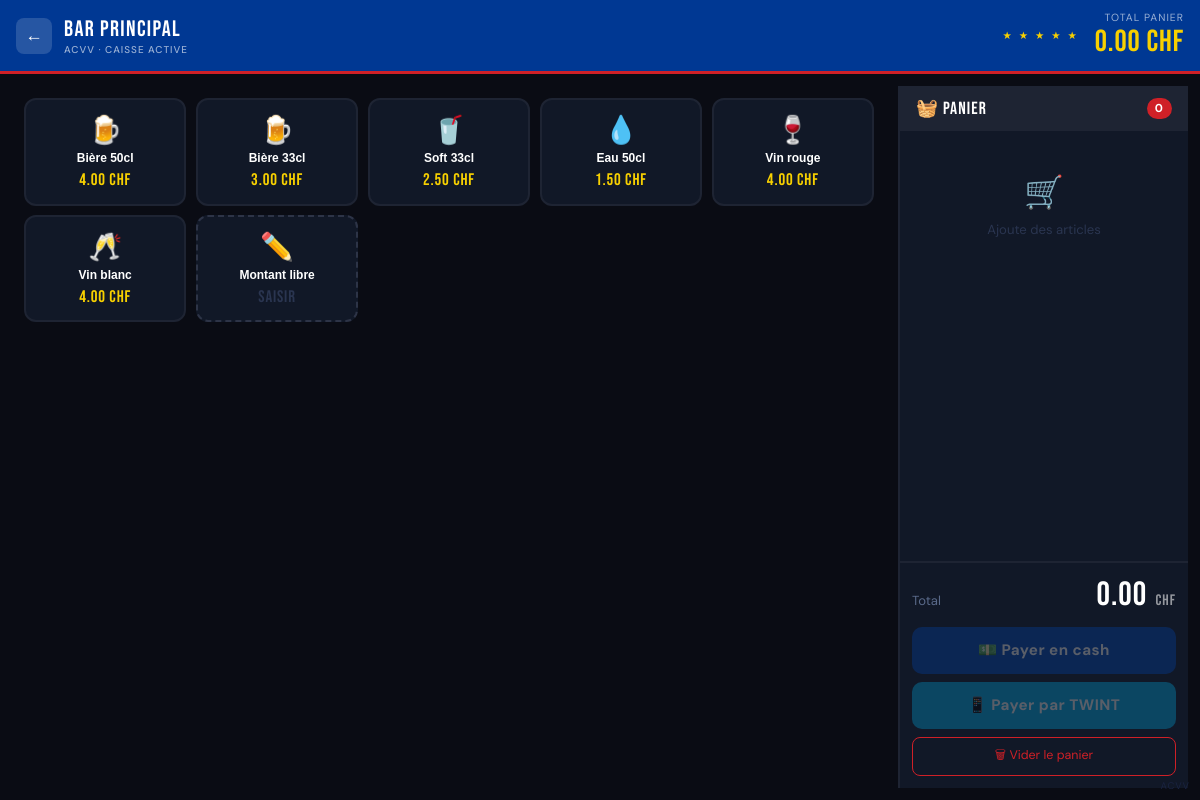
The page /caisse/1 on the database its author committed.
### tables this page shows
CREATE TABLE stands (
            id INTEGER PRIMARY KEY AUTOINCREMENT,
            nom TEXT NOT NULL,
            description TEXT,
            actif INTEGER DEFAULT 1
        );

CREATE TABLE articles (
            id INTEGER PRIMARY KEY AUTOINCREMENT,
            stand_id INTEGER NOT NULL,
            nom TEXT NOT NULL,
            prix REAL NOT NULL,
            emoji TEXT DEFAULT '🍺',
            actif INTEGER DEFAULT 1,
            FOREIGN KEY (stand_id) REFERENCES stands(id)
        );

### app.py (the view)
@app.route("/caisse/<int:stand_id>")
def caisse(stand_id):
    db = get_db()
    cur = db.cursor()
    exec_query(cur,
        "SELECT * FROM stands WHERE id = %s",
        "SELECT * FROM stands WHERE id = ?",
        (stand_id,)
    )
    stand = cur.fetchone()
    exec_query(cur,
        "SELECT * FROM articles WHERE stand_id = %s AND actif = 1",
        "SELECT * FROM articles WHERE stand_id = ? AND actif = 1",
        (stand_id,)
    )
    articles = cur.fetchall()
    db.close()
    if not stand:
        return "Stand introuvable", 404
    return render_template("caisse.html", stand=stand, articles=articles)

### app.py (called while the page is built)
def exec_query(cur, pg, sqlite, params=()):
    if IS_POSTGRES:
        cur.execute(pg, params)
    else:
        cur.execute(sqlite, params)

### database.py (called while the page is built)
    def get_db():
        conn = sqlite3.connect(DB_PATH)
        conn.row_factory = sqlite3.Row
        return conn

### templates/caisse.html (shortened to what this page needs)
<!DOCTYPE html>
<html lang="fr">
<head>
</head>
<body>
<div class="header">
  <div class="header-left">
    <button class="btn-back" onclick="window.location='/'">←</button>
    <div class="stand-title">
      {{ stand.nom }}
      <small>ACVV · Caisse active</small>
    </div>
  </div>
  <div class="header-right">
    <div class="stars-sm">★ ★ ★ ★ ★</div>
    <div class="header-total">
      <div class="label">Total panier</div>
      <div class="montant" id="header-total">0.00 CHF</div>
    </div>
  </div>
</div>
<div class="main">
  <div class="articles-panel">
    {% for article in articles %}
    <button class="article-btn" onclick="ajouterArticle({{ article.id }}, '{{ article.nom }}', {{ article.prix }}, '{{ article.emoji }}')">
      <span class="article-emoji">{{ article.emoji }}</span>
      <span class="article-nom">{{ article.nom }}</span>
      <span class="article-prix">{{ "%.2f"|format(article.prix) }} CHF</span>
    </button>
    {% endfor %}
    <button class="article-btn" onclick="ouvrirMontantLibre()" style="border-style:dashed; border-color:var(--gris3)">
      <span class="article-emoji">✏️</span>
      <span class="article-nom">Montant libre</span>
      <span class="article-prix" style="color:#2a3550">Saisir</span>
    </button>
  </div>
  <div class="panier-panel">
    <div class="panier-header">
      <span>🧺 Panier</span>
      <span class="panier-count" id="panier-count">0</span>
    </div>
    <div class="panier-items" id="panier-items">
      <div class="panier-vide"><span class="icon">🛒</span>Ajoute des articles</div>
    </div>
    <div class="panier-footer">
      <div class="total-ligne">
        <span class="total-label">Total</span>
        <div class="total-montant" id="total-montant">0.00 <span>CHF</span></div>
      </div>
      <div class="paiement-btns">
        <button class="btn-pay btn-cash" id="btn-cash" onclick="ouvrirModalPaiement('cash')" disabled>💵 Payer en cash</button>
        <button class="btn-pay btn-twint" id="btn-twint" onclick="ouvrirModalPaiement('twint')" disabled>📱 Payer par TWINT</button>
        <button class="btn-vider" onclick="viderPanier()">🗑 Vider le panier</button>
      </div>
    </div>
    <div class="acvv-watermark">ACVV</div>
  </div>
</div>
</body>
</html>

### rows shown on the page
stands: nom "Bar Principal"
articles: emoji "🍺", nom "Bière 50cl", prix "4.00"
articles: emoji "🍺", nom "Bière 33cl", prix "3.00"
articles: emoji "🥤", nom "Soft 33cl", prix "2.50"
articles: emoji "💧", nom "Eau 50cl", prix "1.50"
articles: emoji "🍷", nom "Vin rouge", prix "4.00"
articles: emoji "🥂", nom "Vin blanc", prix "4.00"
